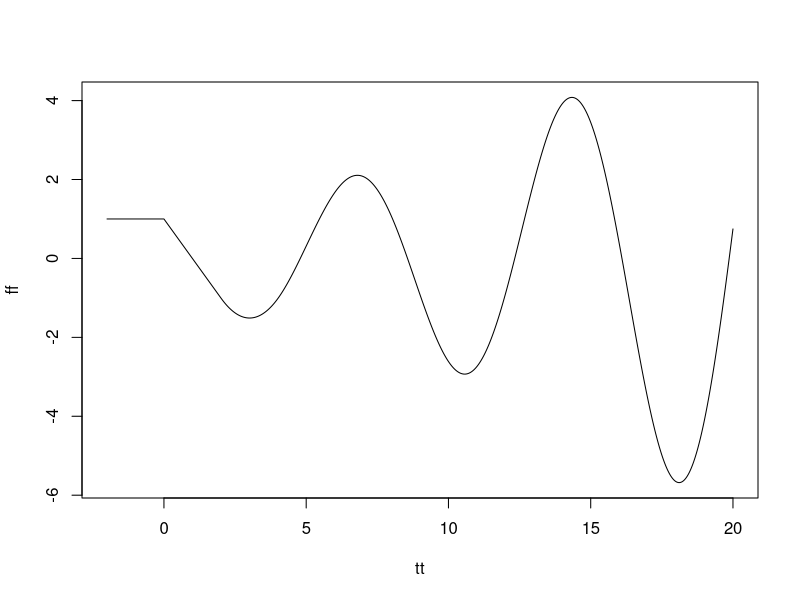

Generate this figure with R:
#tao = .5
#niter = 8

#tao = 1
#niter = 14

#tao = 1.5
#niter = 14

tao = 2
niter = 10

Integral <- function(del, f){
   np = 100
   x = rep(0, np)

   x[1] = f[np]
   x1 = x[1]

   for (i in 2:np){
      x2 = x1 - del*f[i-1]
      x[i] = x2
      x1 = x2
   }
   ret = x
}

np = 100

t = seq(-1*tao,0,length.out = np)

del = t[2] - t[1]

f = rep(1,np)
ff = f
tt = t

for (i in 1:niter){
   t = t+tao
   x = Integral(del, f)
   ff = c(ff, x)
   tt = c(tt, t)
   f = x
}

plot(tt, ff, type='l')


x = rep(1,np)
xx = x
tt = t
nt = 1

res = 1
for (k in 1:nt){
  t = t + tao 
  res = res + (-1)^k *(t - (k-1)*tao)^k / factorial(k)
  xx = c(xx, res)
  tt = c(tt,t)
}  

#plot(tt, xx, type='l')
